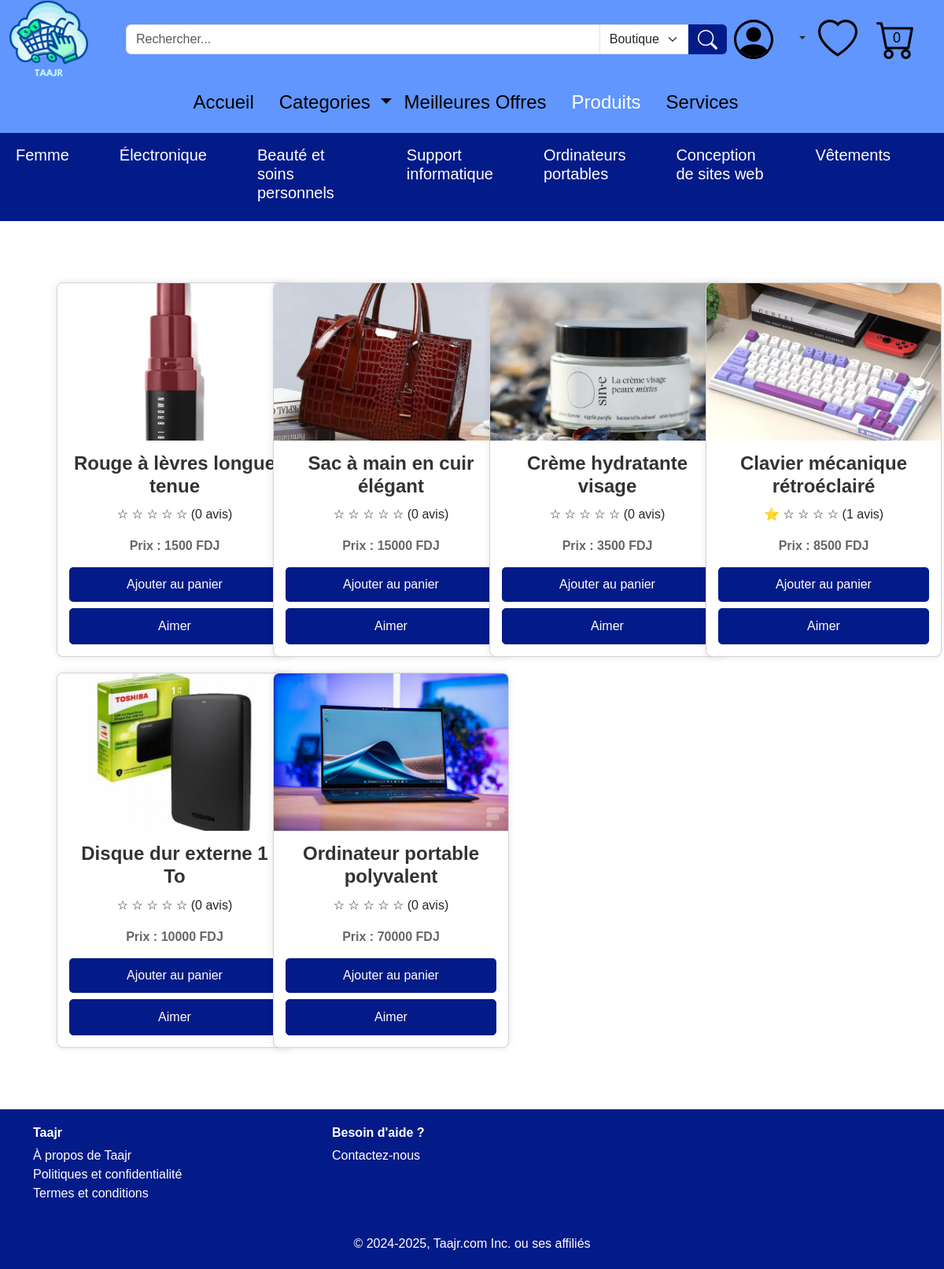
The app's page /Produits with its own data.
### tables this page shows
CREATE TABLE "categorie" (
    ID_cat INTEGER PRIMARY KEY AUTOINCREMENT,
    nom_cat CHAR(50)
, description CHAR(255), image CHAR(100));

CREATE TABLE "offre" (
    ID_off INTEGER PRIMARY KEY AUTOINCREMENT,
    libelle_off CHAR(50),
    description_off CHAR(50),
    quantite_en_stock INTEGER,
    prix_off INTEGER,
    date_off DATE DEFAULT (date('now', 'localtime')),
    type_off CHAR(50),
    ID_uti INTEGER, image_off CHAR(50),
    FOREIGN KEY (ID_uti) REFERENCES "utilisateur"(ID_uti)
);

### app.py (the view)
@app.route('/Produits')
def Produits():
    products = db.execute("""
        SELECT offre.*,
               COUNT(avis.ID_avis) AS reviews_count,
               COALESCE(AVG(avis.Etoiles), 0) AS avg_stars
        FROM offre
        LEFT JOIN avis ON offre.ID_off = avis.ID_off
        WHERE type_off = 'Produit'
        GROUP BY offre.ID_off
    """)
    cart_ids = []
    if ('user_id' in session):
        cart_items = db.execute("SELECT ID_off FROM panier WHERE ID_uti = ?", session['user_id'])
        cart_ids = [item['ID_off'] for item in cart_items]
    return render_template('Produits.html', products=products, cart_ids=cart_ids)

### app.py (called while the page is built)
@app.context_processor
def inject_user_id():
    return dict(user_id=session.get('user_id'))

@app.context_processor
def inject_user_info():
    user_id = session.get('user_id')
    if user_id:
        user = db.execute("SELECT nom_uti, prenom_uti, email_uti, telephone, date_naissance, genre, type_uti FROM utilisateur WHERE ID_uti = ?", user_id)
        if user:
            return dict(user_name=f"{user[0]['prenom_uti']} {user[0]['nom_uti']}")
    return dict(user_name=None)

@app.context_processor
def inject_categories():
    categories = db.execute("SELECT ID_cat, nom_cat FROM categorie")
    return dict(categories=categories)

@app.context_processor
def inject_favoris_ids():
    user_id = session.get('user_id')
    if user_id:
        favoris = db.execute("SELECT ID_off FROM likes WHERE ID_uti = ?", user_id)
        favoris_ids = [item['ID_off'] for item in favoris]
        return dict(favoris_ids=favoris_ids)
    return dict(favoris_ids=[])

@app.context_processor
def inject_cart_ids():
    if 'user_id' in session:
        cart_items = db.execute("SELECT ID_off FROM panier WHERE ID_uti = ?", session['user_id'])
        cart_ids = [item['ID_off'] for item in cart_items]
        cart_ids = [item['ID_off'] for item in cart_items]
    else:
        cart_ids = []
    return dict(cart_ids=cart_ids)

@app.context_processor
def inject_top_categories():
    top_categories = db.execute("""
        SELECT categorie.ID_cat, categorie.nom_cat, COUNT(offre.ID_off) AS offer_count
        FROM categorie
        JOIN appartenir ON categorie.ID_cat = appartenir.ID_cat
        JOIN offre ON appartenir.ID_off = offre.ID_off
        GROUP BY categorie.ID_cat
        ORDER BY offer_count DESC
        LIMIT 7
    """)
    return dict(top_categories=top_categories)

### templates/Produits.html (shortened to what this page needs)
{% extends "layout.html" %}
{% block content %}
    <div class="product-container">
        <div class="row">
            {% for product in products %}
            <div class="col-md-3">
                <a href="{{ url_for('offre_details', offre_id=product.ID_off) }}">
                    <div class="card product-card">
                        <div class="card-img-top">
                            <img src="/static/{{ product.image_off}}" alt="Image de Produit" class="card-img-top">
                        </div>
                        <div class="card-body">
                            <h5 class="card-title">{{ product.libelle_off }}</h5>
                            <p class="rating">
                                {% for i in range(1,6) %}
                                    {% if product.avg_stars >= i %}
                                        ⭐
                                    {% elif product.avg_stars >= i - 0.5 %}
                                        ☆
                                    {% else %}
                                        ☆
                                    {% endif %}
                                {% endfor %}
                                ({{ product.reviews_count }} avis)
                            </p>
                            <p class="card-text fw-bold">Prix : {{ product.prix_off }}  FDJ</p>
                            {% if product.ID_off in cart_ids %}
                                <button class="btn btn-secondary" disabled>Dans le panier</button>
                            {% else %}
                                <form method="POST" action="{{ url_for('Ajouter_au_panier') }}">
                                    <button type="submit" class="btn btn-primary">Ajouter au panier</button>
                                </form>
                            {% endif %}
                            {% if product.ID_off in favoris_ids %}
                                <form method="POST" action="{{ url_for('unlike_offer') }}">
                                    <input type="hidden" name="offer_id" value="{{ product.ID_off }}">
                                    <button type="submit" class="btn btn-danger mt-2">Retirer des favoris</button>
                                </form>
                            {% else %}
                                <form method="POST" action="{{ url_for('like_offer') }}">
                                    <button type="submit" class="btn btn-outline-primary mt-2">Aimer</button>
                                </form>
                            {% endif %}
                        </div>
                    </div>
                </a>
            </div>
            {% endfor %}
        </div>
    </div>
{% endblock %}

### templates/layout.html (shortened to what this page needs)
<!DOCTYPE html>
<html lang="fr">
<head>
  <link href="/static/bootstrap-5.3.3-dist/css/bootstrap.min.css" rel="stylesheet">
  <link rel="stylesheet" href="/static/style.css">
  <link rel="stylesheet" href="{{ url_for('static', filename='style.css') }}">
</head>
<body>
    <header>
        <div style="background-color: #6096FD;">
            <div class="container-fluid d-flex align-items-center">
              <a href="/"><img src="/static/Images/Taajr(1).png" width="100px" class="me-5"></a>
              <form action="{{ url_for('search') }}" method="GET" class="d-flex justify-content-center my-3" style="width: 65%;">
                <div class="input-group">
                    <input type="text" name="query" class="form-control" placeholder="Rechercher..." required>
                    <select name="category" class="form-select" style="max-width: 15%;">
                        <option value="boutique">Boutiques</option>
                    </select>
                    <button type="submit" class="btn btn-primary"  style="background-color: #031B88; border-color: #031B88;">
                        <img src="/static/Images/search.svg" width="25px" height="25px">
                    </button>
                </div>
              </form>
              <div class="d-flex align-items-center ms-auto">
                  <div class="dropdown">
                      <div class="dropdown-toggle" id="userDropdown" role="button" data-bs-toggle="dropdown" aria-expanded="false">
                          <img src="/static/Images/Maquette Taajr/person-circle.svg" width="50px" class="me-4">
                      </div>
                  </div>
                  <a href="/Favoris" class="ms-3">
                    <img src="/static/Images/Maquette Taajr/heart.svg" width="50px" class="me-4">
                  </a>
                  <a href="{{ url_for('Panier') }}" class="cart-icon">
                      <img src="/static/Images/Maquette Taajr/cart.svg" width="50px" class="me-4">
                      <span class="cart-count">{{ cart_ids|length }}</span>
                  </a>
              </div>
            </div>
        </div>
        <nav class="navbar navbar-expand-lg navbar-dark" style="background-color: #6096FD;">
            <div class="container">
                <div class="collapse navbar-collapse justify-content-center" id="navbarNav">
                    <h4>
                        <ul class="navbar-nav ms-auto">
                            <li class="nav-item me-3">
                                <a class="nav-link {% if request.path == '/' %}text-white{% else %}text-black{% endif %}" href="/">Accueil</a>
                            </li>
                            <li class="nav-item dropdown">
                                <a class="nav-link dropdown-toggle  {% if request.path == '/Categories' %}text-white{% else %}text-black{% endif %}" href="#" id="categoriesDropdown" role="button" data-bs-toggle="dropdown" aria-expanded="false">
                                    Categories
                                </a>
                            </li>
                            <li class="nav-item me-3">
                                <a class="nav-link {% if request.path == '/meilleure_offre' %}text-white{% else %}text-black{% endif %}" href="/meilleure_offre">Meilleures Offres</a>
                            </li>
                            <li class="nav-item me-3">
                                <a class="nav-link {% if request.path == '/Produits' %}text-white{% else %}text-black{% endif %}" href="/Produits">Produits</a>
                            </li>
                            <li class="nav-item me-3">
                                <a class="nav-link {% if request.path == '/Services' %}text-white{% else %}text-black{% endif %}" href="/Services">Services</a>
                            </li>
                        </ul>
                    </h4>
                </div>
            </div>
        </nav>
            <nav class="navbar navbar-expand-lg navbar-light" style="background-color: #031B88;">
                <div class="container-fluid">
                    <div class="collapse navbar-collapse justify-content-center" id="subNavbarNav">
                        <h5>
                            <ul class="navbar-nav mx-auto">
                                {% for category in top_categories %}
                                <li class="nav-item me-5">
                                  <a class="nav-link text-white" href="{{ url_for('category_offers', category_id=category.ID_cat) }}">{{ category.nom_cat }}</a>
                                </li>
                                {% endfor %}
                            </ul>
                        </h5>
                    </div>
                </div>
            </nav>
    </header>
    <main>
        <div class="container my-5">
            {% block content %}
            {% endblock %}
        </div>
    </main>
    <footer class="footer text-white" style="background-color: #031B88;">
        <div class="container">
          <div class="row">
            <div class="col-md-4">
              <h6 class="fw-bold">Taajr</h6>
              <ul class="list-unstyled">
                <li><a href="/a_propos" class="text-white text-decoration-none">À propos de Taajr</a></li>
                <li><a href="/politique" class="text-white text-decoration-none">Politiques et confidentialité</a></li>
                <li><a href="/termes" class="text-white text-decoration-none">Termes et conditions</a></li>
              </ul>
            </div>
            <div class="col-md-4">
              <h6 class="fw-bold">Besoin d'aide ?</h6>
              <ul class="list-unstyled">
                <li><a href="/Contactez-nous" class="text-white text-decoration-none">Contactez-nous</a></li>
              </ul>
            </div>
          </div>
          <div class="text-center mt-4">
            <p class="mb-0">© 2024-2025, Taajr.com Inc. ou ses affiliés</p>
          </div>
        </div>
      </footer>
</body>
</html>

### static/style.css (style rules this page uses)
a { text-decoration: none; }
.product-container { flex-wrap: wrap; gap: 20px; justify-content: space-around; padding: 20px; }
.product-card { width: 300px; border-radius: 8px; overflow: hidden; box-shadow: 0 0 10px rgba(0, 0, 0, 0.1); margin: 10px; transition: transform 0.3s ease, box-shadow 0.3s ease; }
.product-card .card-img-top { width: 100%; height: 200px; background-color: #f4f4f4; display: flex; justify-content: center; align-items: center; color: #aaa; font-size: 1.2rem; text-align: center; }
.product-card .card-body { text-align: center; padding: 15px; }
.product-card h5 { font-size: 1.5rem; color: #333; margin-bottom: 10px; }
.product-card .card-text { font-size: 1rem; margin-bottom: 15px; color: #666; }
.product-card .btn { background-color: #031B88; border-color: #031B88; color: white; width: 100%; padding: 10px; border-radius: 5px; transition: background-color 0.3s ease; }
.card-img-top { width: 100%; height: 200px; object-fit: cover; }
.card-title { font-size: 1.25rem; font-weight: bold; }
.card-text { font-size: 0.9rem; color: #555; }
.btn-primary { background-color: #007bff; border: none; }

### templates/layout.html (style rules this page uses)
body { display: flex; flex-direction: column; min-height: 100vh; font-family: 'Arial', sans-serif; }
main { flex: 1; }
.product-card img { height: 300px; object-fit: cover; }
.footer { background-color: #6096FD; color: white; padding: 20px 0; margin-top: auto; }
.cart-icon { position: relative; display: inline-block; }
.cart-count { position: absolute; top: 50%; left: 50%; transform: translate(-100%, -55%); color: black; border-radius: 50%; padding: 2px 6px; font-size: 18px; }

### records on screen
categorie: nom_cat "Femme"
categorie: nom_cat "Électronique"
categorie: nom_cat "Beauté et soins personnels"
categorie: nom_cat "Support informatique"
categorie: nom_cat "Ordinateurs portables"
categorie: nom_cat "Conception de sites web"
categorie: nom_cat "Vêtements"
offre: image_off (picture), libelle_off "Rouge à lèvres longue tenue", reviews_count "0", prix_off "1500"
offre: image_off (picture), libelle_off "Sac à main en cuir élégant", reviews_count "0", prix_off "15000"
offre: image_off (picture), libelle_off "Crème hydratante visage", reviews_count "0", prix_off "3500"
offre: image_off (picture), libelle_off "Clavier mécanique rétroéclairé", reviews_count "1", prix_off "8500"
offre: image_off (picture), libelle_off "Disque dur externe 1 To", reviews_count "0", prix_off "10000"
offre: image_off (picture), libelle_off "Ordinateur portable polyvalent", reviews_count "0", prix_off "70000"

### other values on screen
{{ cart_ids|length }} "0"
